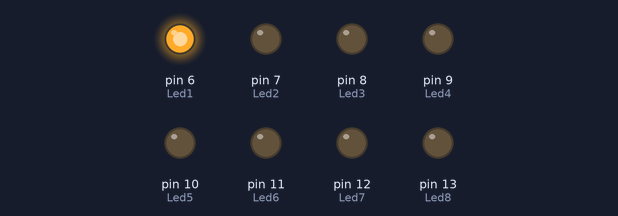
The sketch below on a simulated Arduino Uno, built with avr-gcc and run on an emulated ATmega328P. On the bench: output pins drawn as LEDs (lit = HIGH).

Above: at 0.3 s.
At 7.1 s:
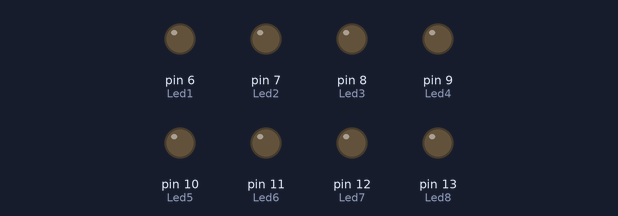
At 9.7 s:
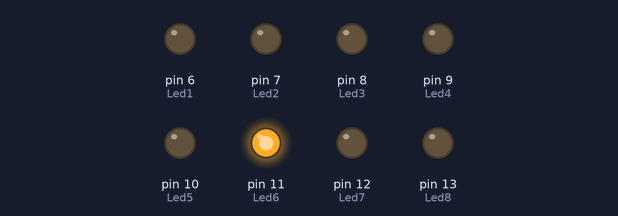
At 11.7 s:
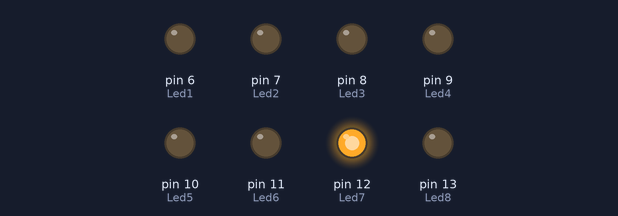
At 13.3 s:
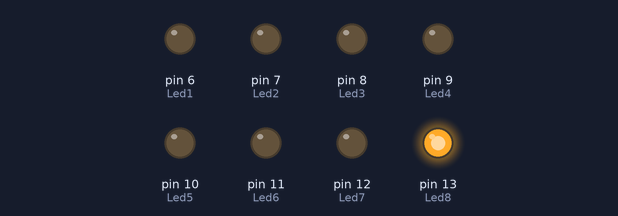
At 16.9 s:
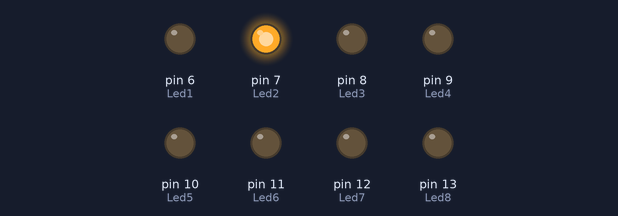
Timing chart, 0 to 19.0 s (numbered marks = the images above):
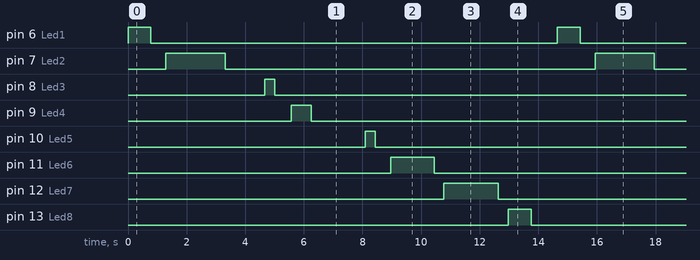

The sketch:

example_9__1_.ino
```cpp
const int Led1=6;
const int Led2=7;
const int Led3=8;
const int Led4=9;
const int Led5=10;
const int Led6=11;
const int Led7=12;
const int Led8=13;
void setup()
{
  pinMode(Led1, OUTPUT);
  pinMode(Led2, OUTPUT);
  pinMode(Led3, OUTPUT);
  pinMode(Led4, OUTPUT);
  pinMode(Led5, OUTPUT);
  pinMode(Led6, OUTPUT);
  pinMode(Led7, OUTPUT);
  pinMode(Led8, OUTPUT);
}

void loop()
{

  digitalWrite(Led1, HIGH);
  delay(781); // Wait for 750 millisecond(s)
  digitalWrite(Led1, LOW);
  delay(515); // Wait for 350 millisecond(s)

  digitalWrite(Led2, HIGH);
  delay(2014); // Wait for 400 millisecond(s)
  digitalWrite(Led2, LOW);
  delay(1348); // Wait for 600 millisecons(s)

  digitalWrite(Led3, HIGH);
  delay(343); // Wait for 400 millisecond(s)
  digitalWrite(Led3, LOW);
  delay(573); // Wait for 600 millisecons(s)

  digitalWrite(Led4, HIGH);
  delay(678); // Wait for 400 millisecond(s)
  digitalWrite(Led4, LOW);
  delay(1839); // Wait for 600 millisecons(s)

  digitalWrite(Led5, HIGH);
  delay(342); // Wait for 750 millisecond(s)
  digitalWrite(Led5, LOW);
  delay(534); // Wait for 350 millisecond(s)

  digitalWrite(Led6, HIGH);
  delay(1478); // Wait for 400 millisecond(s)
  digitalWrite(Led6, LOW);
  delay(326); // Wait for 600 millisecons(s)

  digitalWrite(Led7, HIGH);
  delay(1859); // Wait for 400 millisecond(s)
  digitalWrite(Led7, LOW);
  delay(351); // Wait for 600 millisecons(s)

  digitalWrite(Led8, HIGH);
  delay(777); // Wait for 400 millisecond(s)
  digitalWrite(Led8, LOW);
  delay(888); // Wait for 600 millisecons(s)
}
```

Measured:
- by itself, pin 6 (Led1), pin 13 (Led8): alternates HIGH for 0.78 s and LOW for 13.9 s
- by itself, pin 7 (Led2): alternates HIGH for 2.0 s and LOW for 12.6 s
- by itself, pin 8 (Led3), pin 10 (Led5): alternates HIGH for 0.34 s and LOW for 14.3 s
- by itself, pin 9 (Led4): alternates HIGH for 0.68 s and LOW for 14.0 s
- by itself, pin 11 (Led6): alternates HIGH for 1.5 s and LOW for 13.2 s
- by itself, pin 12 (Led7): alternates HIGH for 1.9 s and LOW for 12.8 s
